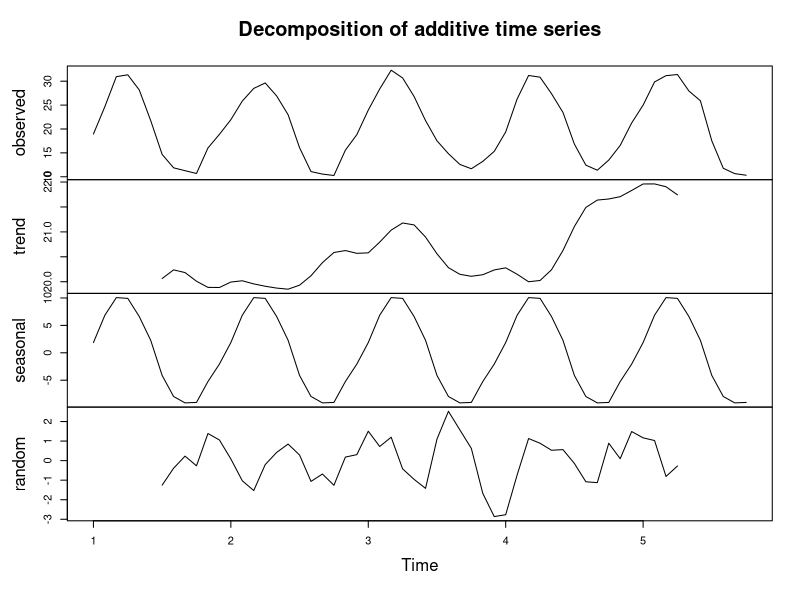

This chart was generated by the following R code:
# LUIS BALDERAS RUIZ. 77145416N
# luisbalderas@correo.ugr.es
# Ejercicio guiado. Curso 2019-2020

# setwd("~/Documentos/Master/TimeSeries-DataStreamMining/TimeSeries/TrabajoAutonomo")


library(tseries)

serie = scan('./data/Estacion2870_mensual.txt')

serie.ts = ts(serie,frequency = 12)
plot(decompose(serie.ts))
